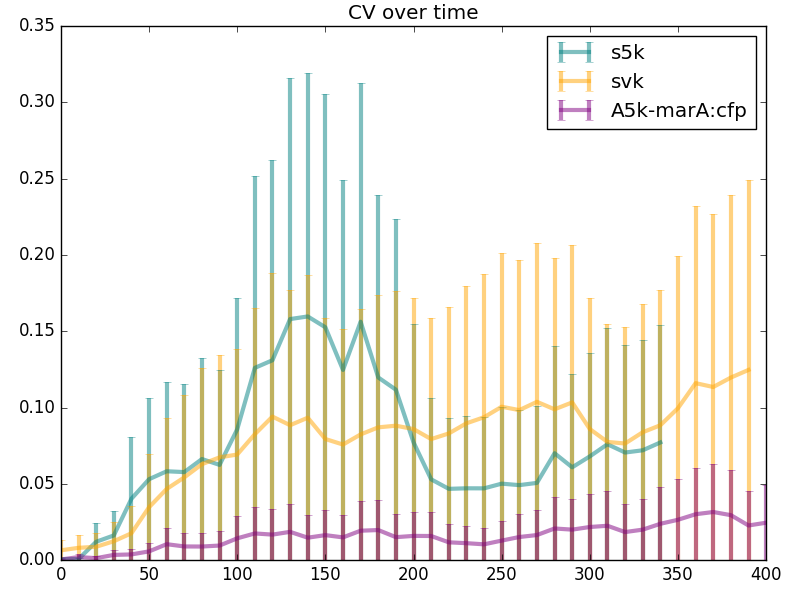

The Python source for this figure:
import numpy as np
import matplotlib.pyplot as plt
import os
import scipy.io as sio

def plt_function():
    fig,ax=plt.subplots()
    files=['s5k.npy','svk.npy','tl.npy']
    labels=['s5k','svk','A5k-marA:cfp']
    colors=['teal','orange','purple']
    j=0
    for file in files:
        data=np.load(file)**2
        t_range=np.linspace(0,(np.size(data,1)-1)*10,np.size(data,1))
        ax.errorbar(t_range,np.nanmean(data,0),yerr=np.nanmean(data,0),color=colors[j],alpha=0.5,linewidth=3,label=labels[j])
        j+=1
    ax.legend()
    ax.set_xlim([0,400])
    plt.tight_layout()
    plt.title('CV over time')
    fig.savefig('meta_plot.png')

if __name__== "__main__" :

    folders = ['S5k_cfplaa/','SVK_cfplaa/','tl/']
    file_names=['s5k','svk','tl']
    for k,folder in enumerate(folders):
        names=os.listdir(folder)
        names.remove('.DS_Store')


        variance_array = np.empty((len(names), 50,))
        variance_array[:] = np.NAN
        y = 0
        for file in names:
            mat_contents = sio.loadmat(folder + file)
            cfp_dat = mat_contents['allcolordata'][0]
            t_max = len(cfp_dat[0])
            t_range = np.linspace(0, (t_max - 1) * 10, t_max)

            data_array = np.zeros((len(cfp_dat), t_max))
            z = 0
            for cfp_datum in cfp_dat:
                # ax.plot(t_range,cfp_datum,color='teal',alpha=0.5,linewidth=2)
                data_array[z, :] = cfp_datum.ravel()
                z += 1

            variance_array[y, 0:t_max] = np.nanstd(data_array, 0)/np.nanmean(data_array,0)
            y += 1

        np.save(file_names[k], variance_array)
    plt_function()